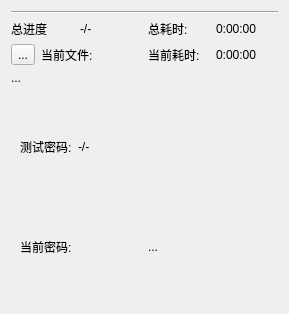
<?xml version="1.0" encoding="UTF-8"?>
<ui version="4.0">
 <class>Form</class>
 <widget class="QWidget" name="Form">
  <property name="geometry">
   <rect>
    <x>0</x>
    <y>0</y>
    <width>289</width>
    <height>314</height>
   </rect>
  </property>
  <property name="windowTitle">
   <string>Form</string>
  </property>
  <layout class="QVBoxLayout" name="verticalLayout_3" stretch="1,0,0,0,0">
   <item>
    <layout class="QVBoxLayout" name="verticalLayout_label_drop"/>
   </item>
   <item>
    <widget class="Line" name="line">
     <property name="orientation">
      <enum>Qt::Orientation::Horizontal</enum>
     </property>
    </widget>
   </item>
   <item>
    <layout class="QGridLayout" name="gridLayout">
     <item row="0" column="0">
      <layout class="QHBoxLayout" name="horizontalLayout_2">
       <item>
        <widget class="QLabel" name="label_3">
         <property name="text">
          <string>总进度</string>
         </property>
        </widget>
       </item>
       <item>
        <widget class="QLabel" name="label_progress_total">
         <property name="text">
          <string>-/-</string>
         </property>
        </widget>
       </item>
      </layout>
     </item>
     <item row="0" column="1">
      <layout class="QHBoxLayout" name="horizontalLayout">
       <item>
        <widget class="QLabel" name="label">
         <property name="text">
          <string>总耗时:</string>
         </property>
        </widget>
       </item>
       <item>
        <widget class="QLabel" name="label_runtime_total">
         <property name="text">
          <string>0:00:00</string>
         </property>
        </widget>
       </item>
      </layout>
     </item>
     <item row="1" column="1">
      <layout class="QHBoxLayout" name="horizontalLayout_4">
       <item>
        <widget class="QLabel" name="label_5">
         <property name="text">
          <string>当前耗时:</string>
         </property>
        </widget>
       </item>
       <item>
        <widget class="QLabel" name="label_runtime_current">
         <property name="text">
          <string>0:00:00</string>
         </property>
        </widget>
       </item>
      </layout>
     </item>
     <item row="1" column="0">
      <layout class="QHBoxLayout" name="horizontalLayout_7">
       <item>
        <widget class="QToolButton" name="toolButton_stop">
         <property name="text">
          <string>...</string>
         </property>
        </widget>
       </item>
       <item>
        <widget class="QLabel" name="label_7">
         <property name="text">
          <string>当前文件:</string>
         </property>
        </widget>
       </item>
      </layout>
     </item>
    </layout>
   </item>
   <item>
    <widget class="QLabel" name="label_current_file">
     <property name="text">
      <string>...</string>
     </property>
    </widget>
   </item>
   <item>
    <widget class="QStackedWidget" name="stackedWidget">
     <property name="currentIndex">
      <number>0</number>
     </property>
     <widget class="QWidget" name="page">
      <layout class="QVBoxLayout" name="verticalLayout_2">
       <item>
        <layout class="QHBoxLayout" name="horizontalLayout_5" stretch="0,1">
         <item>
          <widget class="QLabel" name="label_9">
           <property name="text">
            <string>测试密码:</string>
           </property>
          </widget>
         </item>
         <item>
          <widget class="QLabel" name="label_progress_test">
           <property name="text">
            <string>-/-</string>
           </property>
          </widget>
         </item>
        </layout>
       </item>
       <item>
        <layout class="QHBoxLayout" name="horizontalLayout_6">
         <item>
          <widget class="QLabel" name="label_11">
           <property name="text">
            <string>当前密码:</string>
           </property>
          </widget>
         </item>
         <item>
          <widget class="QLabel" name="label_current_password">
           <property name="text">
            <string>...</string>
           </property>
          </widget>
         </item>
        </layout>
       </item>
      </layout>
     </widget>
     <widget class="QWidget" name="page_2">
      <layout class="QVBoxLayout" name="verticalLayout">
       <item>
        <layout class="QHBoxLayout" name="horizontalLayout_3" stretch="0,1">
         <item>
          <widget class="QLabel" name="label_13">
           <property name="text">
            <string>解压进度:</string>
           </property>
          </widget>
         </item>
         <item>
          <widget class="QLabel" name="label_right_password">
           <property name="text">
            <string>正确密码</string>
           </property>
          </widget>
         </item>
        </layout>
       </item>
       <item>
        <widget class="QProgressBar" name="progressBar_progress_extract">
         <property name="value">
          <number>24</number>
         </property>
        </widget>
       </item>
      </layout>
     </widget>
    </widget>
   </item>
  </layout>
 </widget>
 <resources/>
 <connections/>
</ui>
